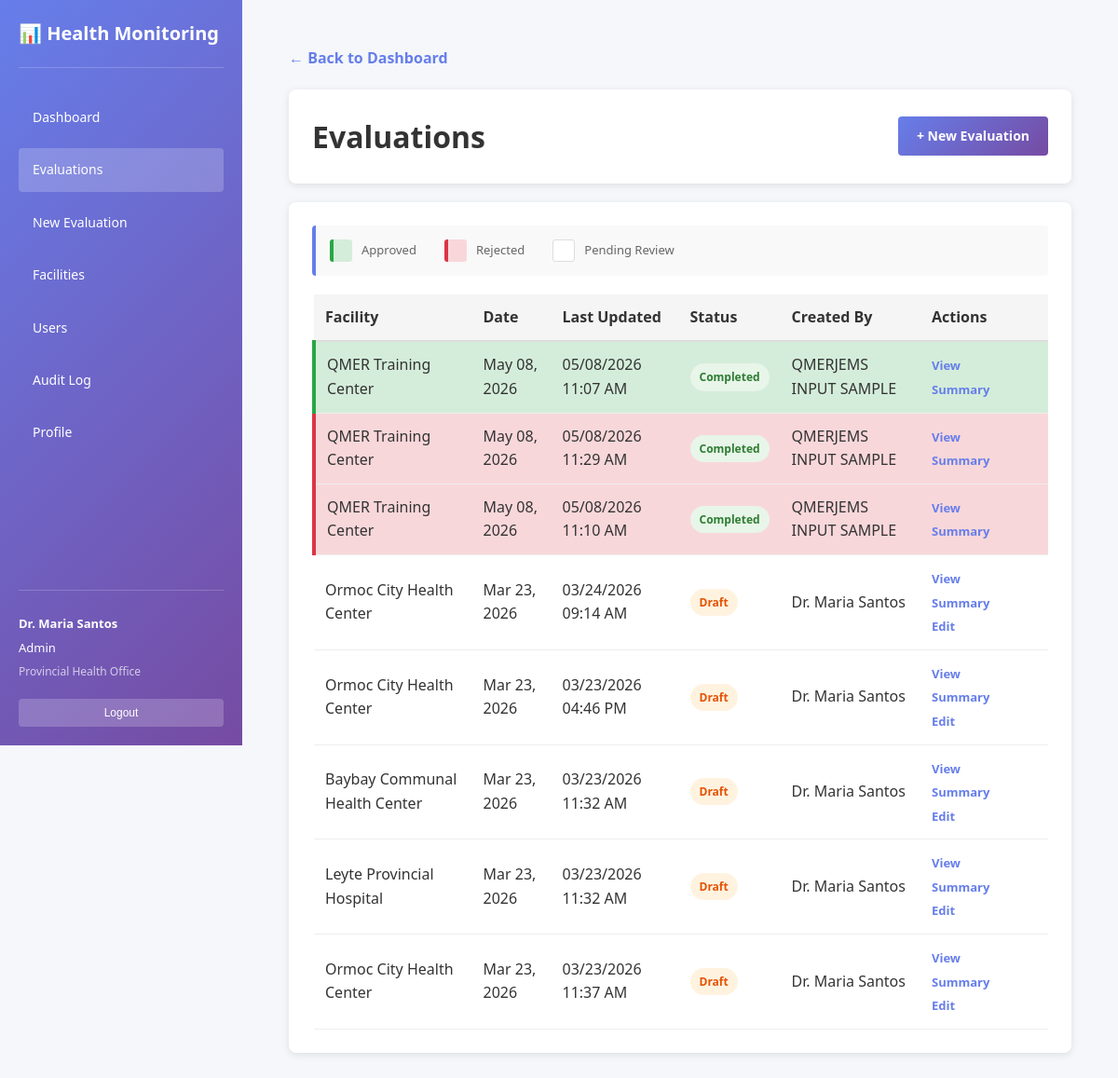
Page /evaluations.php (signed in) on the committed database.
### tables this page shows
CREATE TABLE `evaluations` (
  `id` int(11) NOT NULL,
  `facility_id` int(11) NOT NULL,
  `evaluation_date` date NOT NULL,
  `evaluation_period` varchar(50) DEFAULT NULL,
  `status` enum('draft','in_progress','completed','approved') DEFAULT 'draft',
  `created_by` int(11) NOT NULL,
  `updated_by` int(11) DEFAULT NULL,
  `assessed_by` varchar(255) DEFAULT NULL,
  `assessed_signature` text DEFAULT NULL,
  `assessed_date` date DEFAULT NULL,
  `verified_by` varchar(255) DEFAULT NULL,
  `verified_signature` text DEFAULT NULL,
  `verified_date` date DEFAULT NULL,
  `approved_by` varchar(255) DEFAULT NULL,
  `approved_signature` text DEFAULT NULL,
  `approved_date` date DEFAULT NULL,
  `noted_by` varchar(255) DEFAULT NULL,
  `noted_signature` text DEFAULT NULL,
  `noted_date` date DEFAULT NULL,
  `conformed_by` varchar(255) DEFAULT NULL,
  `conformed_signature` text DEFAULT NULL,
  `conformed_date` date DEFAULT NULL,
  `remarks` text DEFAULT NULL,
  `created_at` timestamp NOT NULL DEFAULT current_timestamp(),
  `updated_at` timestamp NOT NULL DEFAULT current_timestamp() ON UPDATE current_timestamp(),
  `assessed_esignature` blob DEFAULT NULL,
  `verified_esignature` blob DEFAULT NULL,
  `approved_esignature` blob DEFAULT NULL,
  `noted_esignature` blob DEFAULT NULL,
  `conformed_esignature` blob DEFAULT NULL,
  `approved` tinyint(4) NOT NULL DEFAULT 0
);

CREATE TABLE `facilities` (
  `id` int(11) NOT NULL,
  `name` varchar(255) NOT NULL,
  `facility_type` varchar(100) DEFAULT NULL,
  `province` varchar(100) DEFAULT NULL,
  `municipality` varchar(100) DEFAULT NULL,
  `address` text DEFAULT NULL,
  `contact_person` varchar(255) DEFAULT NULL,
  `contact_email` varchar(255) DEFAULT NULL,
  `contact_phone` varchar(20) DEFAULT NULL,
  `is_active` tinyint(1) DEFAULT 1,
  `created_at` timestamp NOT NULL DEFAULT current_timestamp(),
  `updated_at` timestamp NOT NULL DEFAULT current_timestamp() ON UPDATE current_timestamp(),
  `creator` int(11) DEFAULT NULL,
  `editor` int(11) DEFAULT NULL,
  `color_legend` text DEFAULT NULL
);

CREATE TABLE `users` (
  `id` int(11) NOT NULL,
  `username` varchar(255) NOT NULL,
  `email` varchar(255) NOT NULL,
  `password_hash` varchar(255) NOT NULL,
  `full_name` varchar(255) NOT NULL,
  `role` enum('viewer','input','admin') DEFAULT 'viewer',
  `facility_name` varchar(255) DEFAULT NULL,
  `department` varchar(255) DEFAULT NULL,
  `is_active` tinyint(1) DEFAULT 1,
  `created_at` timestamp NOT NULL DEFAULT current_timestamp(),
  `updated_at` timestamp NOT NULL DEFAULT current_timestamp() ON UPDATE current_timestamp()
);

### config/BaseConfig.php (called while the page is built, shortened)
<?php
function asset($path = '') {
    return (BASE_PATH ?: '') . '/' . ltrim($path, '/');
}

### config/EvaluationManager.php (called while the page is built, shortened)
<?php
class EvaluationManager {
    private $db;
    private $evaluations_table = 'evaluations';
    public function __construct($db) {
        $this->db = $db;
    }
    public function getEvaluations($filters = []) {
        try {
            $query = "SELECT e.*, f.name as facility_name, u.full_name as created_by_name
                      FROM " . $this->evaluations_table . " e
                      JOIN facilities f ON e.facility_id = f.id
                      LEFT JOIN users u ON e.created_by = u.id
                      WHERE 1=1";
            $params = [];
            $query .= " ORDER BY e.evaluation_date DESC, e.created_at DESC";
            $stmt = $this->db->prepare($query);
            $stmt->execute($params);
            return $stmt->fetchAll();
        } catch (PDOException $e) {
            error_log("Get Evaluations Error: " . $e->getMessage());
            return [];
        }
    }
}
?>

### evaluations.php (the view, shortened to what this page needs)
<?php
require_once __DIR__ . '/config/BaseConfig.php';
$user = $_SESSION;
$current_role = $user['role'] ?? 'viewer';
$can_edit = in_array($current_role, ['admin', 'input']);
require_once __DIR__ . '/config/EvaluationManager.php';
$user = $_SESSION;
try {
    $database = new Database();
    $db = $database->connect();
    $manager = new EvaluationManager($db);
    if ($current_role === 'admin') {
        $evaluations = $manager->getEvaluations([]);
    } else {
        $evaluations = $manager->getEvaluationsForUser($user['user_id'], $user['facility_names'] ?? ($user['facility_name'] ?? null));
    }
} catch (Exception $e) {
    error_log("Evaluations Error: " . $e->getMessage());
    $evaluations = [];
}
?>
<!DOCTYPE html>
<html lang="en">
<head>
    <link rel="stylesheet" href="<?php echo asset('css/styles.css'); ?>">
</head>
<body>
    <div class="dashboard-container">
        <?php include __DIR__ . '/includes/sidebar.php'; ?>
        <div class="main-content">
            <div class="container">
                <a class="back-link" href="dashboard.php">← Back to Dashboard</a>
        <div class="header">
            <h1>Evaluations</h1>
            <?php if ($can_edit): ?>
                <a href="new-evaluation.php" class="btn btn-primary">+ New Evaluation</a>
            <?php endif; ?>
        </div>
        <div class="section">
            <?php if (count($evaluations) > 0): ?>
                <div class="approval-legend">
                    <div class="legend-item">
                        <div class="legend-color approved"></div>
                        <span class="legend-label">Approved</span>
                    </div>
                    <div class="legend-item">
                        <div class="legend-color rejected"></div>
                        <span class="legend-label">Rejected</span>
                    </div>
                    <div class="legend-item">
                        <div class="legend-color neutral"></div>
                        <span class="legend-label">Pending Review</span>
                    </div>
                </div>
                <table>
                    <thead>
                        <tr>
                            <th>Facility</th>
                            <th>Date</th>
                            <th>Last Updated</th>
                            <th>Status</th>
                            <th>Created By</th>
                            <th>Actions</th>
                        </tr>
                    </thead>
                    <tbody>
                        <?php foreach ($evaluations as $eval):
                            $updated_time = new DateTime($eval['updated_at'], new DateTimeZone('UTC'));
                            $updated_time->setTimezone(new DateTimeZone('Asia/Manila'));
                            $formatted_time = $updated_time->format('m/d/Y h:i A');
                            $row_class = '';
                            if (isset($eval['approved'])) {
                                if ($eval['approved'] == 1) {
                                    $row_class = 'row-approved';
                                } elseif ($eval['approved'] == 2) {
                                    $row_class = 'row-rejected';
                                }
                            }
                        ?>
                            <tr class="<?php echo $row_class; ?>">
                                <td><?php echo htmlspecialchars($eval['facility_name']); ?></td>
                                <td><?php echo date('M d, Y', strtotime($eval['evaluation_date'])); ?></td>
                                <td><?php echo $formatted_time; ?></td>
                                <td><span class="badge badge-<?php echo $eval['status']; ?>"><?php echo ucfirst($eval['status']); ?></span></td>
                                <td><?php echo htmlspecialchars($eval['created_by_name'] ?? 'N/A'); ?></td>
                                <td>
                                    <div class="action-links">
                                        <a href="evaluation-view.php?id=<?php echo $eval['id']; ?>">View</a>
                                        <a href="facility-summary.php?id=<?php echo $eval['id']; ?>">Summary</a>
                                        <?php if ($can_edit && $eval['status'] !== 'completed'): ?>
                                            <a href="evaluation-edit.php?id=<?php echo $eval['id']; ?>">Edit</a>
                                        <?php endif; ?>
                                    </div>
                                </td>
                            </tr>
                        <?php endforeach; ?>
                    </tbody>
                </table>
            <?php else: ?>
                <p>No evaluations yet. <a href="new-evaluation.php">Create one now</a></p>
            <?php endif; ?>
            </div>
        </div>
    </div>
</body>
</html>

### css/styles.css (style rules this page uses)
:root { --primary-color: #667eea; --primary-gradient: linear-gradient(135deg, #667eea 0%, #764ba2 100%); --secondary-color: #764ba2; --text-color: #333; --text-light: #666; --text-lighter: #999; --border-color: #ddd; --border-light: #eee; --bg-light: #f5f5f5; --bg-lighter: #f9f9f9; --bg-page: #f5f7fa; --success-color: #4caf50; --error-color: #f44336; --warning-color: #ff9800; --info-color: #2196f3; }
* { margin: 0; padding: 0; box-sizing: border-box; }
html { scroll-behavior: smooth; }
body { font-family: 'Segoe UI', Tahoma, Geneva, Verdana, sans-serif; color: var(--text-color); background: var(--bg-page); line-height: 1.6; }
h1, h2, h3, h4, h5, h6 { font-weight: 600; margin-bottom: 0.5em; }
h1 { font-size: 32px; }
a { color: var(--primary-color); text-decoration: none; transition: color 0.2s; }
.btn { display: inline-block; padding: 10px 20px; border: none; border-radius: 4px; cursor: pointer; font-size: 14px; font-weight: 600; transition: all 0.3s; text-decoration: none; text-align: center; }
.btn-primary { background: var(--primary-gradient); color: white; }
table { width: 100%; border-collapse: collapse; }
th { background: var(--bg-light); padding: 12px; text-align: left; font-weight: 600; border-bottom: 2px solid var(--border-color); }
td { padding: 12px; border-bottom: 1px solid var(--border-light); }
.badge { display: inline-block; padding: 5px 10px; border-radius: 20px; font-size: 12px; font-weight: 600; }
.dashboard-container { display: flex; min-height: 100vh; }
.main-content { margin-left: 260px; width: 100%; min-height: 100vh; padding: 30px 30px 30px 30px; background: var(--bg-page); }

### evaluations.php (style rules this page uses)
body { font-family: 'Segoe UI', Tahoma, Geneva, Verdana, sans-serif; background: #f5f7fa; padding: 20px; }
.container { max-width: 1000px; margin: 0 auto; }
.header { background: white; padding: 25px; border-radius: 8px; margin-bottom: 20px; box-shadow: 0 2px 8px rgba(0, 0, 0, 0.1); display: flex; justify-content: space-between; align-items: center; flex-wrap: wrap; gap: 15px; }
.header h1 { color: #333; margin: 0; }
.btn { padding: 10px 20px; border: none; border-radius: 4px; cursor: pointer; font-size: 14px; font-weight: 600; text-decoration: none; display: inline-block; }
.btn-primary { background: linear-gradient(135deg, #667eea 0%, #764ba2 100%); color: white; }
.section { background: white; padding: 25px; border-radius: 8px; box-shadow: 0 2px 8px rgba(0, 0, 0, 0.1); }
table { width: 100%; border-collapse: collapse; }
table th { background: #f5f5f5; padding: 12px; text-align: left; font-weight: 600; border-bottom: 2px solid #ddd; }
table td { padding: 12px; border-bottom: 1px solid #eee; }
.badge { display: inline-block; padding: 5px 10px; border-radius: 20px; font-size: 12px; font-weight: 600; }
.badge-completed { background: #e8f5e9; color: #2e7d32; }
.badge-draft { background: #fff3e0; color: #e65100; }
.action-links a { color: #667eea; text-decoration: none; margin-right: 15px; font-size: 13px; font-weight: 600; }
.back-link { color: #667eea; text-decoration: none; margin-bottom: 20px; display: inline-block; font-weight: 600; }
tbody tr.row-approved { background-color: #d4edda; border-left: 4px solid #28a745; }
tbody tr.row-rejected { background-color: #f8d7da; border-left: 4px solid #dc3545; }
.approval-legend { margin-bottom: 20px; padding: 15px; background-color: #f9f9f9; border-radius: 4px; border-left: 4px solid #667eea; display: flex; gap: 30px; flex-wrap: wrap; }
.legend-item { display: flex; align-items: center; gap: 10px; }
.legend-color { width: 24px; height: 24px; border-radius: 3px; border-left: 4px solid transparent; }
.legend-color.approved { background-color: #d4edda; border-left-color: #28a745; }
.legend-color.rejected { background-color: #f8d7da; border-left-color: #dc3545; }
.legend-color.neutral { background-color: #ffffff; border: 1px solid #ddd; }
.legend-label { font-size: 13px; color: #666; font-weight: 500; }

### rows in the picture
evaluations: facility.name "QMER Training Center", evaluation_date "May 08, 2026", updated_at "05/08/2026 11:07 AM", status "Completed", created_by.full_name "QMERJEMS INPUT SAMPLE"
evaluations: facility.name "QMER Training Center", evaluation_date "May 08, 2026", updated_at "05/08/2026 11:29 AM", status "Completed", created_by.full_name "QMERJEMS INPUT SAMPLE"
evaluations: facility.name "QMER Training Center", evaluation_date "May 08, 2026", updated_at "05/08/2026 11:10 AM", status "Completed", created_by.full_name "QMERJEMS INPUT SAMPLE"
evaluations: facility.name "Ormoc City Health Center", evaluation_date "Mar 23, 2026", updated_at "03/24/2026 09:14 AM", status "Draft", created_by.full_name "Dr. Maria Santos"
evaluations: facility.name "Ormoc City Health Center", evaluation_date "Mar 23, 2026", updated_at "03/23/2026 04:46 PM", status "Draft", created_by.full_name "Dr. Maria Santos"
evaluations: facility.name "Baybay Communal Health Center", evaluation_date "Mar 23, 2026", updated_at "03/23/2026 11:32 AM", status "Draft", created_by.full_name "Dr. Maria Santos"
evaluations: facility.name "Leyte Provincial Hospital", evaluation_date "Mar 23, 2026", updated_at "03/23/2026 11:32 AM", status "Draft", created_by.full_name "Dr. Maria Santos"
evaluations: facility.name "Ormoc City Health Center", evaluation_date "Mar 23, 2026", updated_at "03/23/2026 11:37 AM", status "Draft", created_by.full_name "Dr. Maria Santos"

### other values in the picture
$nav['label'] "Dashboard"
$nav['label'] "Evaluations"
$nav['label'] "New Evaluation"
$nav['label'] "Facilities"
$nav['label'] "Users"
$nav['label'] "Audit Log"
$nav['label'] "Profile"
$user['full_name'] "Dr. Maria Santos"
$current_role "Admin"
